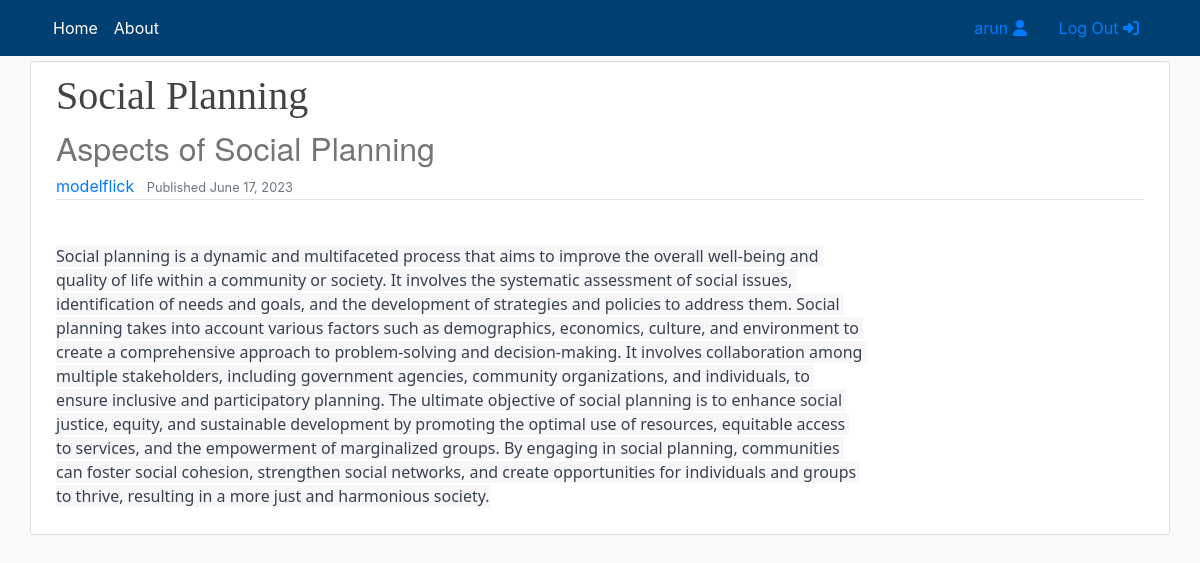
/urbanplanning/socialplanning (signed in), run on the app's committed database.
### users/models.py (models this page shows)
class CustomUser(AbstractUser):
    def image_upload_to(self, instance=None):
        if instance:
            return os.path.join("Users", self.username, instance)
        return None
    STATUS = (
        ('regular','regular'),
        ('subscriber','subscriber'),
        ('moderator','moderator')
    )
    email = models.EmailField(unique=True)
    status = models.CharField(max_length=100, choices=STATUS, default='regular')
    description = models.TextField('Description', max_length=600, default='', blank = True)
    image = models.ImageField(default = 'default/user.jpg',upload_to = image_upload_to)
    def __str__(self):
        return self.username

### main/models.py (models this page shows, shortened)
class Article(models.Model):
    def image_upload_to(self, instance=None):
        if instance:
            return os.path.join("ArticleSeries", slugify(self.series.slug),slugify(self.article_slug), instance)
        return None
    title = models.CharField(max_length=200)
    subtitle = models.CharField(max_length=200, default = '', blank = True)
    article_slug = models.SlugField('Article slug', null=False, blank= False, unique=True)
    content = HTMLField(blank=True, default='')
    notes = HTMLField(blank=True, default='')
    published = models.DateTimeField('Date published', default=timezone.now)
    modified = models.DateTimeField('Date modified', default=timezone.now)
    series = models.ForeignKey(ArticleSeries, default= '', verbose_name='Series', on_delete=models.SET_DEFAULT)
    author = models.ForeignKey(get_user_model(), default=1, on_delete=models.SET_DEFAULT)
    image = models.ImageField(default = 'default/noimage.jpg',upload_to = image_upload_to, max_length = 255)
    @property
    def slug(self):
        return self.series.slug + '/' + self.article_slug
    class Meta:
        verbose_name_plural = 'Article'
        ordering = ['-published']

### main/views.py (the view)
# urls.py: path('<series>/<article>', views.article, name = 'series'),
def article(request, series: str, article: str):
    matching_article = Article.objects.filter(series__slug=series, article_slug = article).first()
    return render(
        request=request,
        template_name = 'main/article.html',
        context = {'object': matching_article}
        )

### main/templates/main/article.html
{% extends "main/header.html" %}
{% block content %}
<div class="row media content-section mobiledevice">
    <div class="col-lg-12 col-md-12 col-sm-12">
        <div class="d-flex">
            <div>
                <h1 class="title-style">{{ object.title }}</h1>
                <h2 class="subtitle-style">{{ object.subtitle }}</h2>
            </div>
        </div>
        <div class="d-flex article-metadata">
            <div>
                <a class='mr-2' href="{% url 'profile' object.author %}">{{ object.author }}</a>
                <small class="text-muted">Published {{ object.published|date:"F d, Y" }}</small>
            </div>
        </div>
    </div>
    <div class="col-lg-9 col-md-12 col-sm-12" id="content">
        <div class="article-style">
            {{ object.content|safe }}
        </div>
    </div>
{% endblock content %}

### main/templates/main/includes/navbar.html (shortened to what this page needs)
<header class="site-header" style="margin-bottom: 5px">
    <nav class="navbar navbar-expand-md navbar-color">
        <div class="container">
            <div class="navbar-nav">
                <a class="nav-item nav-link" href="/">Home</a>
            </div>
            <div class="collapse navbar-collapse" id="navbarToggle">
                <div class="navbar-nav mr-auto">
                    <a class="nav-item nav-link" href="/">About</a>
                </div>
                {% if user.is_authenticated %}
                    <a class="nav-item nav-link" href="{% url 'profile' user.username %}">
                        {{user.username}} <i class="fas fa-user"></i>
                    </a>
                    <a class="nav-item nav-link" href="{% url 'logout' %}">
                        Log Out <i class="fas fa-sign-in-alt"></i>
                    </a>
                {% endif %}
                </div>
            </div>
    </nav>
</header>

### main/static/main/main.css (style rules this page uses)
:root { --footercolor: #003F72; --navbarcolor: #003F72; --btncolor: #003F72; --socialcolor: #003F72; --brightText: #ffffff; }
.navbar-color { background-color: var(--navbarcolor); }
body { background: #fafafa; }
h1, h2, h3, h4, h5, h6 { color: #444444; }
.site-header .navbar-nav .nav-link { color: var(--brightText); }
.content-section { background: #ffffff; padding: 10px 20px; border: 1px solid #dddddd; border-radius: 3px; margin-bottom: 20px; }
.article-metadata { padding-bottom: 1px; margin-bottom: 4px; border-bottom: 1px solid #e3e3e3 }
@media screen and (min-width: 600px) { .mobiledevice { padding-left: 10px; padding-right: 10px; } }
.title-style { font-family: fell, Georgia, Cambria, 'Times New Roman', Times, serif !important; }
.subtitle-style { font-family: sohne, 'Helvetica Neue', Helvetica, Arial, sans-serif !important; color: rgba(117, 117, 117, 1) !important; }

### data on the page
CustomUser: username "arun"
Article: title "Social Planning", subtitle "Aspects of Social Planning", author "modelflick", published "June 17, 2023", content "Social planning is a dynamic and multifaceted process that aims to improve the overall well-being and quality of life within a community or society. It involves the systematic assessment of social issues, identification of needs and goals, and the development of strategies and policies to address them. Social planning takes into account various factors such as demographics, economics, culture, and environment to create a comprehensive approach to problem-solving and decision-making. It involves collaboration among multiple stakeholders, including government agencies, community organizations, and individuals, to ensure inclusive and participatory planning. The ultimate objective of social…"
